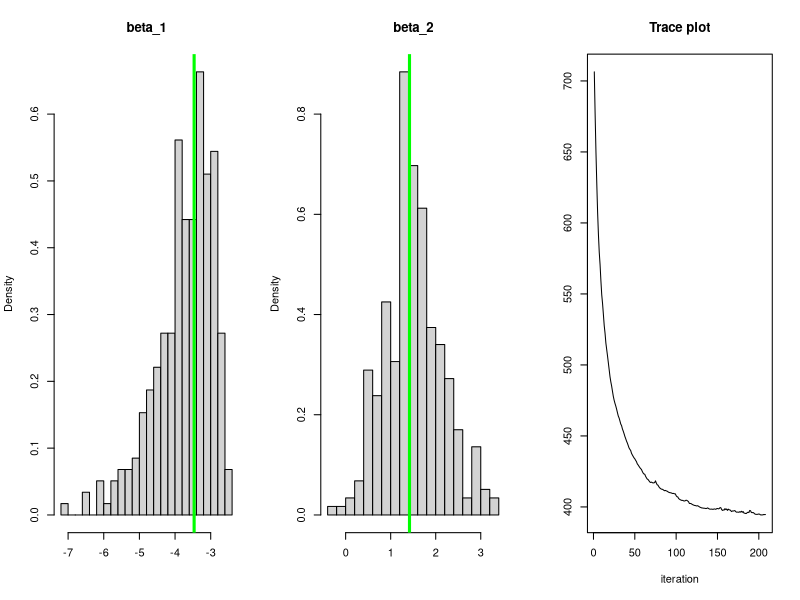
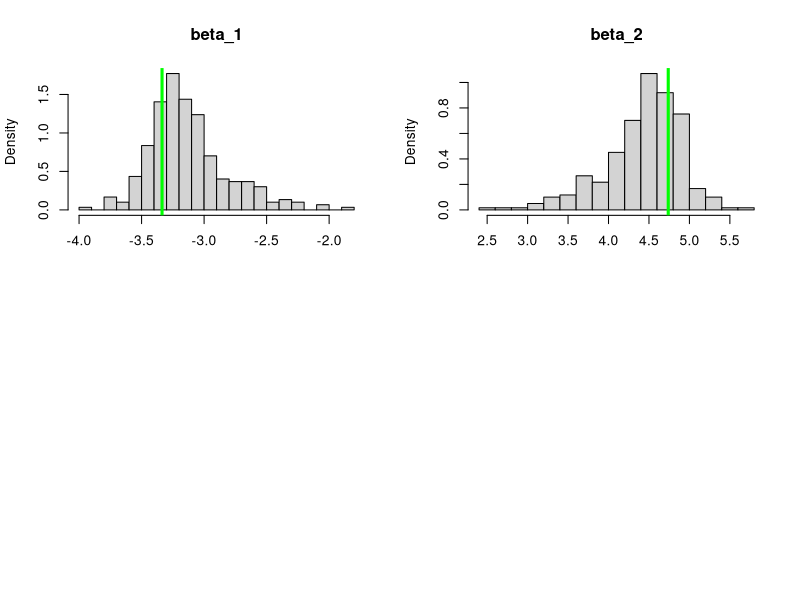

R code for these plots, in order: (Note: this script raises an error after producing the figures.)

# Gradient descent with some adaptive tuning and max iterations
GD = function( gradient, f, eta=.01, x0, epsilon=10^-6, max_iter=10^4){

	t = 2
	trace = matrix( NA, ncol=length(x0), nrow=max_iter)
	trace[1:2,] =	rbind( x0, x0 + 2*epsilon)
	neg_l = f(trace[t,])
	# Begin the gradient descent algorithm
	while( sum((trace[t,] - trace[t-1,])^2)^.5 >= epsilon & t < max_iter ){
		
		# Update the parameters
		trace[t+1,] = trace[t,] - eta * gradient(trace[t,])
	  #print(trace[t+1,])		
		t = t +1
		
		# If negative log-likelihood increases, then reduce learning rate
		neg_l_new = f(trace[t,]) 
		#cat(neg_l_new, "  ", neg_l, "\n")
		if(neg_l_new >= neg_l) eta = eta * .9 
		neg_l = neg_l_new
	}
	cat("final learning rate = ", eta, "\n")
	
	if(t == max_iter){
		print("Warning: max iterations exceeded")
		trace[max_iter,] = NA
	}
		
	return(trace[1:t,])
}


# Generate synthetic logistic regrerssion data and implement a simulation study 
# to observe the sampling distribution of the MLE of the coefficients computed
# via gradient descent
n = 100
p = 2
beta = runif( n=p, min=1, max=5) * (-1)^(runif(p) < .5)
X = cbind( 1, matrix( rnorm(n*(p-1)), ncol=p-1))

num_sims = 300
sampling_dist = matrix( NA, num_sims, p);
for(k in 1:num_sims){
	
	# Generate a synthetic data set
	py = 1 / ( 1 + exp(-X %*% beta))
	y = c(runif(n) < py)
	
	df = function(b){
		sigmoid = 1 / (1 + exp(-c(X %*% b)))
		return( colSums((sigmoid - y) * X) )
	}
	
	neg_l = function(b){
		sigmoid = 1 / (1 + exp(-c(X %*% b)) +10^-6) # 10^-6 for numerical stability
		return( -sum(y * log(sigmoid) + (1 - y) * log(1 - sigmoid)) )
	}
	
	b0 = runif(p) * 2*sqrt(6/p) + (-sqrt(6/p))
	trace = GD( gradient=df, f=neg_l, x0=b0)
	sampling_dist[k,] = tail( trace, 1)
	
	print(k)
}


# Plot the sampling distribution of the components of the MLEs
par(mfrow=c(1,3))
for(j in 1:p){
	hist( sampling_dist[,j], breaks=floor(sqrt(num_sims)), main=paste0("beta_",j),
	      xlab=NA, freq=F)
	abline( v=beta[j], col="green", lwd=3)
} 




# -----------------------------------------------------------------------------
# Stochastic gradient descent
SGD = function( r, n, gradient, eta=.01, x0, epsilon=10^-3, max_iter=10^4){

	t = 2
	trace = matrix( NA, ncol=length(x0), nrow=max_iter)
	trace[1:2,] =	rbind( x0, x0 + 2*epsilon)
	# Begin the gradient descent algorithm
	while( sum((trace[t,] - trace[t-1,])^2)^.5 >= epsilon & t < max_iter ){
		
		index = sample( 1:n, size=r, replace=F)
		
		# Update the parameters
		trace[t+1,] = trace[t,] - eta * gradient( trace[t,], index)
	  #print(trace[t+1,])		
		t = t +1
	}
	
	if(t == max_iter){
		print("Warning: max iterations exceeded")
		trace[max_iter,] = NA
	}
	
	return(trace[1:t,])
}


# Test on sythetic logistic regrerssion data
n = 2000
p = 2
beta = runif( n=p, min=1, max=5) * (-1)^(runif(p) < .5)
X = cbind( 1, matrix( rnorm(n*(p-1)), ncol=p-1))

py = 1 / ( 1 + exp(-X %*% beta))
y = c(runif(n) < py)

df_r = function( b, index){
	sigmoid = 1 / (1 + exp(-c(X[index,] %*% b)))
	return( colSums((sigmoid - y[index]) * X[index,]) )
}

b0 = runif(p) * 2*sqrt(6/p) + (-sqrt(6/p))
trace = SGD( r=100, n=n, gradient=df_r, x0=b0, epsilon=10^-3); 
tail( trace, 2); beta

# Plot the trace of the negative log-likelihood
neg_l_r = function( b, index){
	sigmoid = 1 / (1 + exp(-c(X[index,] %*% b)) +10^-6) 
	return( -sum(y[index] * log(sigmoid) + (1 - y[index]) * log(1 - sigmoid)) )
}
profile = rep( NA, nrow(trace))
for(t in 1:nrow(trace)) profile[t] = neg_l_r( b=trace[t,], index=1:n)
plot( profile[-c(1:10)], main="Trace plot", xlab="iteration", ylab=NA, type="l")


# Generate synthetic logistic regrerssion data and implement a simulation study 
# to observe the sampling distribution of the MLE of the coefficients computed
# via stochastic gradient descent
num_sims = 300
sampling_dist = matrix( NA, num_sims, p);
for(k in 1:num_sims){
	
	# Generate a synthetic data set
	py = 1 / ( 1 + exp(-X %*% beta))
	y = c(runif(n) < py)

	df_r = function( b, index){
		sigmoid = 1 / (1 + exp(-c(X[index,] %*% b)))
		return( colSums((sigmoid - y[index]) * X[index,]) )
	}

	b0 = runif(p) * 2*sqrt(6/p) + (-sqrt(6/p))
	trace = SGD( r=30, n=n, gradient=df_r, x0=b0, eta=.001, epsilon=10^-5, max_iter=10^5)
	sampling_dist[k,] = tail( trace, 1)
	
	print(k)
}


# Plot the sampling distribution of the components of the MLEs
par(mfrow=c(2,2))
for(j in 1:p){
	hist( sampling_dist[,j], breaks=floor(sqrt(num_sims)), main=paste0("beta_",j),
	      xlab=NA, freq=F)
	abline( v=beta[j], col="green", lwd=3)
} 



# -----------------------------------------------------------------------------
# Mini batch gradient descent
MBGD = function( r, n, gradient, eta=.01, x0, epsilon=10^-3, max_iter=10^4){

	t = 2
	trace = matrix( NA, ncol=length(x0), nrow=max_iter*n)
	trace[1:2,] =	rbind( x0, x0 + 2*epsilon)
	# Begin the gradient descent algorithm
	while( sum((trace[t,] - trace[t-1,])^2)^.5 >= epsilon & t < max_iter ){
		
		for(s in 0:(floor(n/r)-1)){
			index = (s*r +1):(s*r +r)
		
			# Update the parameters
			trace[t+1,] = trace[t,] - eta * gradient( trace[t,], index)
		  #print(trace[t+1,])		
			t = t +1
		}
	}
	
	if(t == max_iter){
		print("Warning: max iterations exceeded")
		trace[max_iter,] = NA
	}
		
	return(trace[1:t,])
}


# Test on sythetic logistic regrerssion data
n = 20000
p = 2
beta = runif( n=p, min=1, max=5) * (-1)^(runif(p) < .5)
X = cbind( 1, matrix( rnorm(n*(p-1)), ncol=p-1))

py = 1 / ( 1 + exp(-X %*% beta))
y = c(runif(n) < py)

df_r = function( b, index){
	sigmoid = 1 / (1 + exp(-c(X[index,] %*% b)))
	return( colSums((sigmoid - y[index]) * X[index,]) )
}

b0 = runif(p) * 2*sqrt(6/p) + (-sqrt(6/p))
trace = MBGD( r=1000, n=n, gradient=df_r, x0=b0); tail( trace, 2); beta

# Plot the trace of the negative log-likelihood
neg_l_r = function( b, index){
	sigmoid = 1 / (1 + exp(-c(X[index,] %*% b)) +10^-6) 
	return( -sum(y[index] * log(sigmoid) + (1 - y[index]) * log(1 - sigmoid)) )
}
profile = rep( NA, nrow(trace))
for(t in 1:nrow(trace)) profile[t] = neg_l_r( b=trace[t,], index=1:n)
plot( profile[-c(1:10)], main="Trace plot", xlab="iteration", ylab=NA, type="l")


# Generate synthetic logistic regrerssion data and implement a simulation study 
# to observe the sampling distribution of the MLE of the coefficients computed
# via stochastic gradient descent
num_sims = 300
sampling_dist = matrix( NA, num_sims, p);
for(k in 1:num_sims){
	
	# Generate a synthetic data set
	py = 1 / ( 1 + exp(-X %*% beta))
	y = c(runif(n) < py)
	
	df_r = function( b, index){
		sigmoid = 1 / (1 + exp(-c(X[index,] %*% b)))
		return( colSums((sigmoid - y[index]) * X[index,]) )
	}

	b0 = runif(p) * 2*sqrt(6/p) + (-sqrt(6/p))
	trace = MBGD( r=100, n=n, gradient=df_r, x0=b0)
	sampling_dist[k,] = tail( trace, 1)
	
	print(k)
}


# Plot the sampling distribution of the components of the MLEs
par(mfrow=c(2,2))
for(j in 1:p){
	hist( sampling_dist[,j], breaks=floor(sqrt(num_sims)), main=paste0("beta_",j),
	      xlab=NA, freq=F)
	abline( v=beta[j], col="green", lwd=3)
} 































